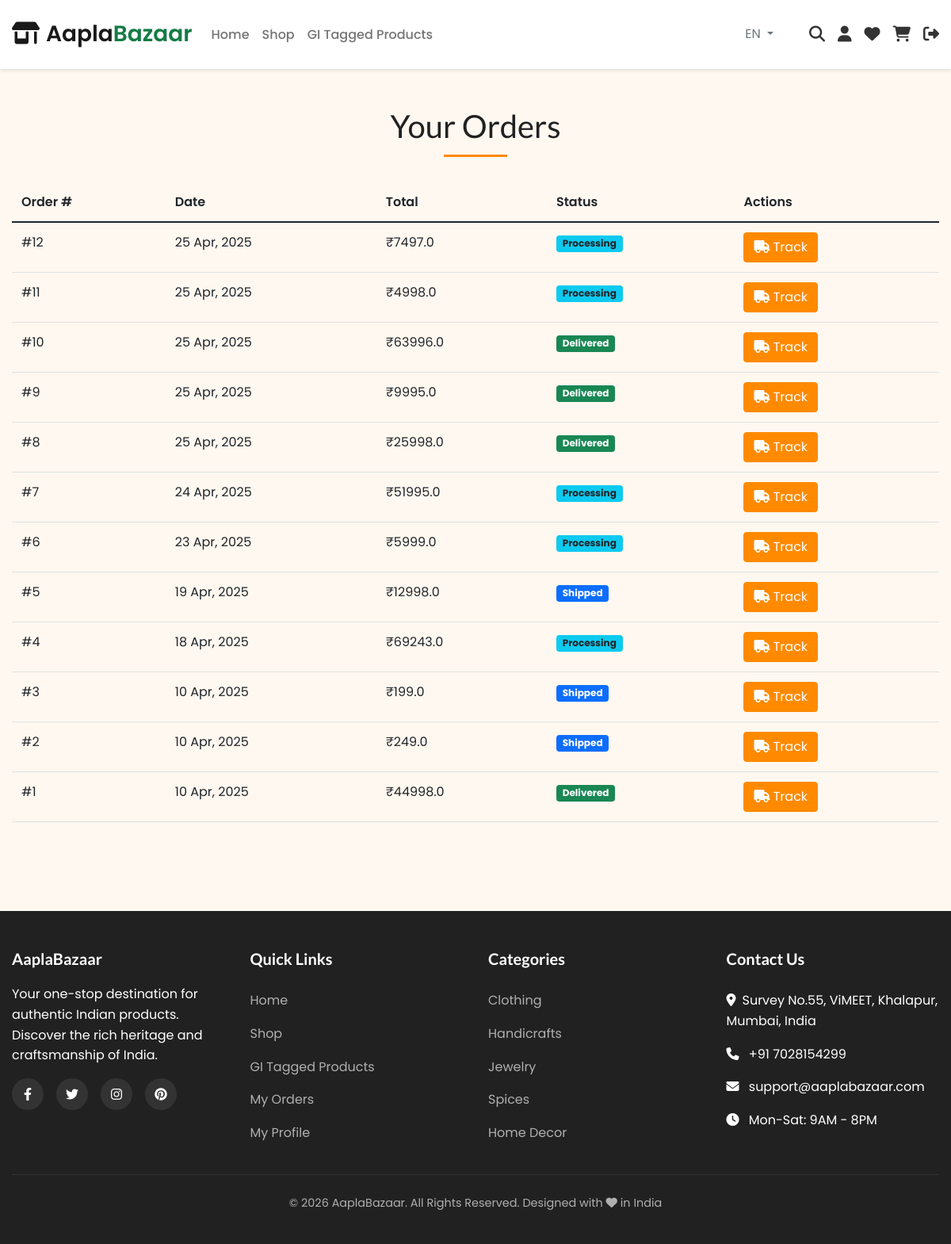
Page /orders (signed in) on the committed database.
### models.py (models this page shows, shortened)
class Order(db.Model):
    id = db.Column(db.Integer, primary_key=True)
    user_id = db.Column(db.Integer, db.ForeignKey('user.id'), nullable=False)
    order_date = db.Column(db.DateTime, default=datetime.utcnow)
    scheduled_date = db.Column(db.DateTime, nullable=True)
    schedule_note = db.Column(db.String(256), nullable=True)
    is_gift = db.Column(db.Boolean, default=False)
    gift_wrap_type = db.Column(db.String(64), nullable=True)
    gift_message = db.Column(db.Text, nullable=True)
    total_amount = db.Column(db.Float, nullable=False)
    shipping_address = db.Column(db.Text, nullable=False)
    shipping_city = db.Column(db.String(64), nullable=False)
    shipping_state = db.Column(db.String(64), nullable=False)
    shipping_pincode = db.Column(db.String(10), nullable=False)
    status = db.Column(db.String(32), default='Pending')  # Pending, Processing, Shipped, Delivered, Cancelled
    payment_id = db.Column(db.String(128), nullable=True)  # Razorpay payment ID
    payment_status = db.Column(db.String(32), default='Pending')  # Pending, Completed, Failed
    tracking_number = db.Column(db.String(64), nullable=True)
    estimated_delivery = db.Column(db.DateTime, nullable=True)
    items = db.relationship('OrderItem', backref='order', lazy=True)

### routes.py (the view)
@app.route('/orders')
@login_required
def orders():
    orders = Order.query.filter_by(user_id=current_user.id).order_by(Order.order_date.desc()).all()
    return render_template('orders.html',
                           title='Your Orders',
                           orders=orders)

### templates/orders.html (shortened to what this page needs)
{% extends "base.html" %}
{% block content %}
<section class="py-5">
    <div class="container">
        <h1 class="section-title">Your Orders</h1>
        {% if orders %}
        <div class="table-responsive">
            <table class="table table-hover">
                <thead>
                    <tr>
                        <th>Order #</th>
                        <th>Date</th>
                        <th>Total</th>
                        <th>Status</th>
                        <th>Actions</th>
                    </tr>
                </thead>
                <tbody>
                    {% for order in orders %}
                    <tr>
                        <td>#{{ order.id }}</td>
                        <td>{{ order.order_date.strftime('%d %b, %Y') }}</td>
                        <td>₹{{ order.total_amount }}</td>
                        <td>
                            {% if order.status == 'Pending' %}
                            <span class="badge bg-warning text-dark">{{ order.status }}</span>
                            {% elif order.status == 'Processing' %}
                            <span class="badge bg-info text-dark">{{ order.status }}</span>
                            {% elif order.status == 'Shipped' %}
                            <span class="badge bg-primary">{{ order.status }}</span>
                            {% elif order.status == 'Delivered' %}
                            <span class="badge bg-success">{{ order.status }}</span>
                            {% elif order.status == 'Cancelled' %}
                            <span class="badge bg-danger">{{ order.status }}</span>
                            {% else %}
                            <span class="badge bg-secondary">{{ order.status }}</span>
                            {% endif %}
                        </td>
                        <td>
                            <a href="{{ url_for('track_order', order_id=order.id) }}" class="btn btn-sm btn-primary">
                                <i class="fas fa-truck"></i> Track
                            </a>
                        </td>
                    </tr>
                    {% endfor %}
                </tbody>
            </table>
        </div>
        {% endif %}
    </div>
</section>
{% endblock %}

### templates/base.html (shortened to what this page needs)
<!DOCTYPE html>
<html lang="en">
<head>
    <link rel="stylesheet" href="https://cdnjs.cloudflare.com/ajax/libs/font-awesome/6.1.1/css/all.min.css">
    <link href="https://cdn.jsdelivr.net/npm/bootstrap@5.1.3/dist/css/bootstrap.min.css" rel="stylesheet">
    <link rel="stylesheet" href="https://unpkg.com/swiper@8/swiper-bundle.min.css" />
    <link rel="stylesheet" href="{{ url_for('static', filename='css/style.css') }}">
    <link rel="stylesheet" href="{{ url_for('static', filename='css/responsive.css') }}">
</head>
<body>
    <header>
        <nav class="navbar navbar-expand-lg navbar-light bg-white">
            <div class="container">
                <a class="navbar-brand" href="{{ url_for('index') }}">
                    <i class="fas fa-shop me-2"></i>Aapla<span>Bazaar</span>
                </a>
                <div class="collapse navbar-collapse" id="navbarNav">
                    <ul class="navbar-nav me-auto mb-2 mb-lg-0">
                        <li class="nav-item">
                            <a class="nav-link {% if request.path == url_for('index') %}active{% endif %}" href="{{ url_for('index', lang=current_language) }}">{{ t('nav.home', 'Home') }}</a>
                        </li>
                        <li class="nav-item">
                            <a class="nav-link {% if request.path == url_for('products') %}active{% endif %}" href="{{ url_for('products', lang=current_language) }}">{{ t('nav.shop', 'Shop') }}</a>
                        </li>
                        <li class="nav-item">
                            <a class="nav-link {% if request.path == url_for('gi_tagged_products') %}active{% endif %}" href="{{ url_for('gi_tagged_products', lang=current_language) }}">{{ t('nav.gi', 'GI Tagged Products') }}</a>
                        </li>
                    </ul>
                    <div class="d-flex align-items-center gap-3">
                        <div class="language-switcher dropdown">
                            <button class="btn btn-outline-secondary btn-sm dropdown-toggle" type="button" data-bs-toggle="dropdown" aria-expanded="false">
                                {{ current_language|upper }}
                            </button>
                        </div>
                        <div class="d-flex nav-icons">
                        <a href="{{ url_for('products') }}?search=" class="nav-icon" data-toggle="tooltip" title="Search">
                            <i class="fas fa-search"></i>
                        </a>
                        {% if current_user.is_authenticated %}
                        <a href="{{ url_for('profile', lang=current_language) }}" class="nav-icon {% if request.path == url_for('profile') %}active{% endif %}" data-toggle="tooltip" title="{{ t('nav.profile', 'My Profile') }}">
                            <i class="fas fa-user"></i>
                        </a>
                        <a href="{{ url_for('wishlist', lang=current_language) }}" class="nav-icon {% if request.path == url_for('wishlist') %}active{% endif %}" data-toggle="tooltip" title="{{ t('nav.wishlist', 'Wishlist') }}">
                            <i class="fas fa-heart"></i>
                        </a>
                        <a href="{{ url_for('cart', lang=current_language) }}" class="nav-icon {% if request.path == url_for('cart') %}active{% endif %}" data-toggle="tooltip" title="{{ t('nav.cart', 'Cart') }}">
                            <i class="fas fa-shopping-cart"></i>
                        </a>
                        <a href="{{ url_for('logout', lang=current_language) }}" class="nav-icon" data-toggle="tooltip" title="{{ t('nav.logout', 'Logout') }}">
                            <i class="fas fa-sign-out-alt"></i>
                        </a>
                        {% endif %}
                        </div>
                    </div>
                </div>
            </div>
        </nav>
    </header>
    <main>
        {% block content %}{% endblock %}
    </main>
    <footer class="footer">
        <div class="container">
            <div class="footer-grid">
                <div class="footer-section">
                    <h3 class="footer-title">{{ t('footer.title', 'AaplaBazaar') }}</h3>
                    <p>{{ t('footer.tagline', 'Your one-stop destination for authentic Indian products. Discover the rich heritage and craftsmanship of India.') }}</p>
                    <div class="footer-social">
                        <a href="#" class="social-icon"><i class="fab fa-facebook-f"></i></a>
                        <a href="#" class="social-icon"><i class="fab fa-twitter"></i></a>
                        <a href="#" class="social-icon"><i class="fab fa-instagram"></i></a>
                        <a href="#" class="social-icon"><i class="fab fa-pinterest"></i></a>
                    </div>
                </div>
                <div class="footer-section">
                    <h3 class="footer-title">{{ t('footer.quick_links', 'Quick Links') }}</h3>
                    <ul class="footer-links">
                        <li class="footer-link"><a href="{{ url_for('index', lang=current_language) }}">{{ t('nav.home', 'Home') }}</a></li>
                        <li class="footer-link"><a href="{{ url_for('products', lang=current_language) }}">{{ t('nav.shop', 'Shop') }}</a></li>
                        <li class="footer-link"><a href="{{ url_for('gi_tagged_products', lang=current_language) }}">{{ t('nav.gi', 'GI Tagged Products') }}</a></li>
                        {% if current_user.is_authenticated %}
                        <li class="footer-link"><a href="{{ url_for('orders', lang=current_language) }}">My Orders</a></li>
                        <li class="footer-link"><a href="{{ url_for('profile', lang=current_language) }}">{{ t('nav.profile', 'My Account') }}</a></li>
                        {% else %}
                        <li class="footer-link"><a href="{{ url_for('login', lang=current_language) }}">{{ t('nav.login', 'Login') }}</a></li>
                        <li class="footer-link"><a href="{{ url_for('register', lang=current_language) }}">{{ t('nav.register', 'Register') }}</a></li>
                        {% endif %}
                    </ul>
                </div>
                <div class="footer-section">
                    <h3 class="footer-title">{{ t('footer.categories', 'Categories') }}</h3>
                    <ul class="footer-links">
                        <li class="footer-link"><a href="{{ url_for('products', lang=current_language) }}?category=clothing">{{ t('categories.clothing', 'Clothing') }}</a></li>
                        <li class="footer-link"><a href="{{ url_for('products', lang=current_language) }}?category=handicrafts">{{ t('categories.handicrafts', 'Handicrafts') }}</a></li>
                        <li class="footer-link"><a href="{{ url_for('products', lang=current_language) }}?category=jewelry">{{ t('categories.jewelry', 'Jewelry') }}</a></li>
                        <li class="footer-link"><a href="{{ url_for('products', lang=current_language) }}?category=spices">{{ t('categories.spices', 'Spices') }}</a></li>
                        <li class="footer-link"><a href="{{ url_for('products', lang=current_language) }}?category=home_decor">{{ t('categories.home_decor', 'Home Decor') }}</a></li>
                    </ul>
                </div>
                <div class="footer-section">
                    <h3 class="footer-title">{{ t('footer.contact', 'Contact Us') }}</h3>
                    <ul class="footer-links">
                        <li class="footer-link"><i class="fas fa-map-marker-alt me-2"></i>{{ t('footer.contact_address', 'Survey No.55, ViMEET, Khalapur, Mumbai, India') }}</li>
                        <li class="footer-link"><i class="fas fa-phone me-2"></i> {{ t('footer.contact_phone', '+91 7028154299') }}</li>
                        <li class="footer-link"><i class="fas fa-envelope me-2"></i> {{ t('footer.contact_email', 'support@aaplabazaar.com') }}</li>
                        <li class="footer-link"><i class="fas fa-clock me-2"></i> {{ t('footer.contact_hours', 'Mon-Sat: 9AM - 8PM') }}</li>
                    </ul>
                </div>
            </div>
            <div class="footer-bottom">
                <p>&copy; {{ now.year }} AaplaBazaar. {{ t('footer.rights', 'All Rights Reserved.') }} Designed with <i class="fas fa-heart"></i> in India</p>
            </div>
        </div>
    </footer>
</body>
</html>

### rows in the picture
Order: id "12", order_date "25 Apr, 2025", total_amount "7497.0", status "Processing"
Order: id "11", order_date "25 Apr, 2025", total_amount "4998.0", status "Processing"
Order: id "10", order_date "25 Apr, 2025", total_amount "63996.0", status "Delivered"
Order: id "9", order_date "25 Apr, 2025", total_amount "9995.0", status "Delivered"
Order: id "8", order_date "25 Apr, 2025", total_amount "25998.0", status "Delivered"
Order: id "7", order_date "24 Apr, 2025", total_amount "51995.0", status "Processing"
Order: id "6", order_date "23 Apr, 2025", total_amount "5999.0", status "Processing"
Order: id "5", order_date "19 Apr, 2025", total_amount "12998.0", status "Shipped"
Order: id "4", order_date "18 Apr, 2025", total_amount "69243.0", status "Processing"
Order: id "3", order_date "10 Apr, 2025", total_amount "199.0", status "Shipped"
Order: id "2", order_date "10 Apr, 2025", total_amount "249.0", status "Shipped"
Order: id "1", order_date "10 Apr, 2025", total_amount "44998.0", status "Delivered"

### other values in the picture
{{ t('nav.home', 'Home') }} "Home"
{{ t('nav.shop', 'Shop') }} "Shop"
{{ t('nav.gi', 'GI Tagged Products') }} "GI Tagged Products"
{{ current_language|upper }} "EN"
{{ t('footer.title', 'AaplaBazaar') }} "AaplaBazaar"
{{ t('footer.quick_links', 'Quick Links') }} "Quick Links"
{{ t('nav.profile', 'My Account') }} "My Profile"
{{ t('footer.categories', 'Categories') }} "Categories"
{{ t('categories.clothing', 'Clothing') }} "Clothing"
{{ t('categories.handicrafts', 'Handicrafts') }} "Handicrafts"
{{ t('categories.jewelry', 'Jewelry') }} "Jewelry"
{{ t('categories.spices', 'Spices') }} "Spices"
{{ t('categories.home_decor', 'Home Decor') }} "Home Decor"
{{ t('footer.contact', 'Contact Us') }} "Contact Us"
{{ t('footer.contact_phone', '+91 7028154299') }} "+91 7028154299"
